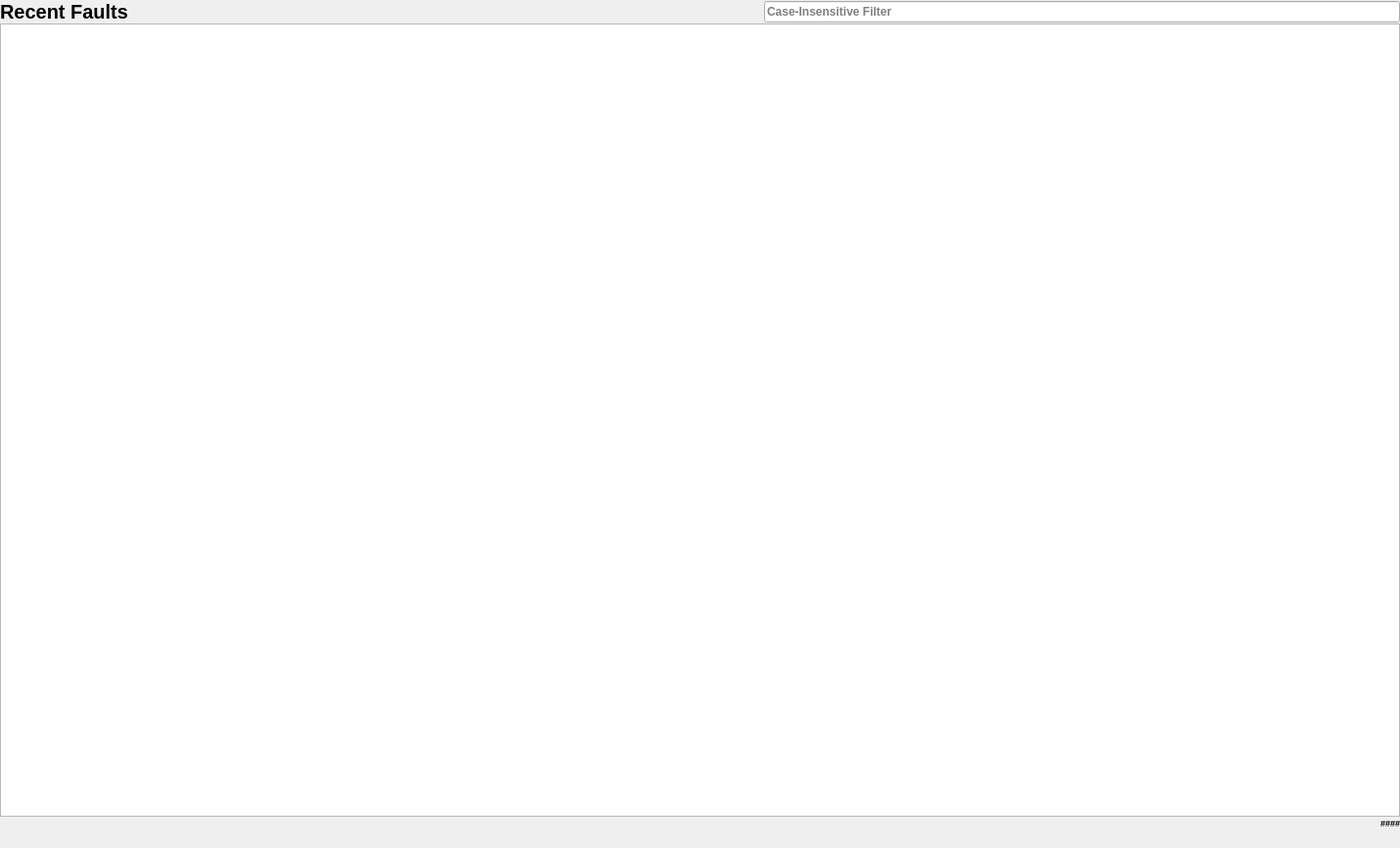
<?xml version="1.0" encoding="UTF-8"?>
<ui version="4.0">
 <class>Form</class>
 <widget class="QWidget" name="Form">
  <property name="geometry">
   <rect>
    <x>0</x>
    <y>0</y>
    <width>1431</width>
    <height>867</height>
   </rect>
  </property>
  <property name="font">
   <font>
    <weight>75</weight>
    <bold>true</bold>
   </font>
  </property>
  <property name="windowTitle">
   <string>MPS GUI</string>
  </property>
  <layout class="QVBoxLayout" name="verticalLayout">
   <property name="spacing">
    <number>0</number>
   </property>
   <property name="leftMargin">
    <number>0</number>
   </property>
   <property name="topMargin">
    <number>0</number>
   </property>
   <property name="rightMargin">
    <number>0</number>
   </property>
   <property name="bottomMargin">
    <number>0</number>
   </property>
   <item>
    <layout class="QHBoxLayout" name="Recent_Faults_Search_Layout">
     <property name="spacing">
      <number>0</number>
     </property>
     <item>
      <widget class="QLabel" name="Recent_Faults_Title">
       <property name="font">
        <font>
         <pointsize>15</pointsize>
         <weight>75</weight>
         <bold>true</bold>
        </font>
       </property>
       <property name="text">
        <string>Recent Faults</string>
       </property>
      </widget>
     </item>
     <item>
      <spacer name="Recent_Faults_Search_Spacer">
       <property name="orientation">
        <enum>Qt::Horizontal</enum>
       </property>
       <property name="sizeHint" stdset="0">
        <size>
         <width>500</width>
         <height>20</height>
        </size>
       </property>
      </spacer>
     </item>
     <item>
      <widget class="PyDMLineEdit" name="Recent_Fault_Search_Line_Edit">
       <property name="font">
        <font>
         <weight>75</weight>
         <bold>true</bold>
        </font>
       </property>
       <property name="toolTip">
        <string/>
       </property>
       <property name="placeholderText">
        <string>Case-Insensitive Filter</string>
       </property>
      </widget>
     </item>
    </layout>
   </item>
   <item>
    <widget class="QTableView" name="Recent_Faults_View">
     <property name="editTriggers">
      <set>QAbstractItemView::NoEditTriggers</set>
     </property>
     <property name="alternatingRowColors">
      <bool>true</bool>
     </property>
     <attribute name="horizontalHeaderDefaultSectionSize">
      <number>150</number>
     </attribute>
    </widget>
   </item>
   <item>
    <layout class="QHBoxLayout" name="Recent_Faults_Number_Filters_Layout">
     <item>
      <spacer name="Recebt_Faults_Number_Filters_Spacer">
       <property name="orientation">
        <enum>Qt::Horizontal</enum>
       </property>
       <property name="sizeHint" stdset="0">
        <size>
         <width>40</width>
         <height>12</height>
        </size>
       </property>
      </spacer>
     </item>
     <item>
      <widget class="QLabel" name="Recent_Faults_Number_Filters_Label">
       <property name="font">
        <font>
         <pointsize>7</pointsize>
        </font>
       </property>
       <property name="text">
        <string>####</string>
       </property>
      </widget>
     </item>
    </layout>
   </item>
   <item>
    <layout class="QHBoxLayout" name="ftr_lyt">
     <property name="spacing">
      <number>0</number>
     </property>
     <item>
      <widget class="PyDMDrawingImage" name="ftr_lcls_img">
       <property name="maximumSize">
        <size>
         <width>270</width>
         <height>30</height>
        </size>
       </property>
       <property name="font">
        <font>
         <weight>50</weight>
         <bold>false</bold>
        </font>
       </property>
       <property name="toolTip">
        <string/>
       </property>
       <property name="filename" stdset="0">
        <string>$PYDM/mps/lcls_mps_lockup_sidebyside_digital.png</string>
       </property>
      </widget>
     </item>
     <item>
      <spacer name="ftr_spcr">
       <property name="orientation">
        <enum>Qt::Horizontal</enum>
       </property>
       <property name="sizeHint" stdset="0">
        <size>
         <width>40</width>
         <height>20</height>
        </size>
       </property>
      </spacer>
     </item>
     <item>
      <widget class="PyDMLabel" name="ftr_time_lbl">
       <property name="font">
        <font>
         <weight>75</weight>
         <bold>true</bold>
        </font>
       </property>
       <property name="toolTip">
        <string/>
       </property>
       <property name="channel" stdset="0">
        <string>ca://SIOC:SYS0:AL00:TOD</string>
       </property>
      </widget>
     </item>
    </layout>
   </item>
  </layout>
 </widget>
 <customwidgets>
  <customwidget>
   <class>PyDMLabel</class>
   <extends>QLabel</extends>
   <header>pydm.widgets.label</header>
  </customwidget>
  <customwidget>
   <class>PyDMDrawingImage</class>
   <extends>QWidget</extends>
   <header>pydm.widgets.drawing</header>
  </customwidget>
  <customwidget>
   <class>PyDMLineEdit</class>
   <extends>QLineEdit</extends>
   <header>pydm.widgets.line_edit</header>
  </customwidget>
 </customwidgets>
 <resources/>
 <connections/>
</ui>
